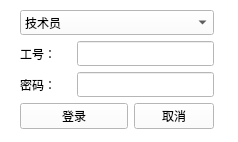
<?xml version="1.0" encoding="UTF-8"?>
<ui version="4.0">
 <class>UnlockForm</class>
 <widget class="QWidget" name="UnlockForm">
  <property name="geometry">
   <rect>
    <x>0</x>
    <y>0</y>
    <width>238</width>
    <height>142</height>
   </rect>
  </property>
  <property name="font">
   <font>
    <family>微软雅黑</family>
   </font>
  </property>
  <property name="windowTitle">
   <string>解除报警</string>
  </property>
  <property name="windowIcon">
   <iconset>
    <normaloff>logo.ico</normaloff>logo.ico</iconset>
  </property>
  <property name="styleSheet">
   <string notr="true">background-color: rgb(255, 255, 255);</string>
  </property>
  <widget class="QWidget" name="layoutWidget">
   <property name="geometry">
    <rect>
     <x>20</x>
     <y>10</y>
     <width>194</width>
     <height>121</height>
    </rect>
   </property>
   <layout class="QGridLayout" name="gridLayout">
    <item row="0" column="0" colspan="3">
     <widget class="QComboBox" name="cbRole">
      <property name="font">
       <font>
        <family>华文中宋</family>
       </font>
      </property>
      <item>
       <property name="text">
        <string>技术员</string>
       </property>
      </item>
      <item>
       <property name="text">
        <string>工程师</string>
       </property>
      </item>
     </widget>
    </item>
    <item row="1" column="0">
     <widget class="QLabel" name="label">
      <property name="font">
       <font>
        <family>华文中宋</family>
       </font>
      </property>
      <property name="text">
       <string>工号：</string>
      </property>
     </widget>
    </item>
    <item row="1" column="1" colspan="2">
     <widget class="QLineEdit" name="leOperatorId">
      <property name="font">
       <font>
        <family>华文中宋</family>
       </font>
      </property>
     </widget>
    </item>
    <item row="2" column="0">
     <widget class="QLabel" name="label_2">
      <property name="font">
       <font>
        <family>华文中宋</family>
       </font>
      </property>
      <property name="text">
       <string>密码：</string>
      </property>
     </widget>
    </item>
    <item row="2" column="1" colspan="2">
     <widget class="QLineEdit" name="lePassword">
      <property name="font">
       <font>
        <family>华文中宋</family>
       </font>
      </property>
      <property name="echoMode">
       <enum>QLineEdit::Password</enum>
      </property>
     </widget>
    </item>
    <item row="3" column="0" colspan="2">
     <widget class="QPushButton" name="pbtLogin">
      <property name="font">
       <font>
        <family>华文中宋</family>
       </font>
      </property>
      <property name="text">
       <string>登录</string>
      </property>
     </widget>
    </item>
    <item row="3" column="2">
     <widget class="QPushButton" name="pbtExit">
      <property name="font">
       <font>
        <family>华文中宋</family>
       </font>
      </property>
      <property name="text">
       <string>取消</string>
      </property>
     </widget>
    </item>
   </layout>
  </widget>
 </widget>
 <resources/>
 <connections/>
</ui>
